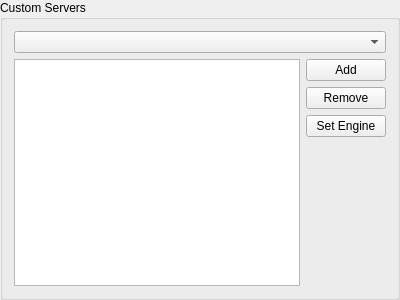
<?xml version="1.0" encoding="UTF-8"?>
<ui version="4.0">
 <class>CFGCustomServers</class>
 <widget class="QGroupBox" name="CFGCustomServers">
  <property name="geometry">
   <rect>
    <x>0</x>
    <y>0</y>
    <width>400</width>
    <height>300</height>
   </rect>
  </property>
  <property name="windowTitle">
   <string>GroupBox</string>
  </property>
  <property name="title">
   <string>Custom Servers</string>
  </property>
  <layout class="QVBoxLayout" name="verticalLayout_2">
   <item>
    <widget class="QComboBox" name="cboEngines"/>
   </item>
   <item>
    <layout class="QHBoxLayout" name="horizontalLayout">
     <item>
      <widget class="QTableView" name="tvServers">
       <property name="selectionBehavior">
        <enum>QAbstractItemView::SelectRows</enum>
       </property>
       <property name="horizontalScrollMode">
        <enum>QAbstractItemView::ScrollPerPixel</enum>
       </property>
      </widget>
     </item>
     <item>
      <layout class="QVBoxLayout" name="verticalLayout">
       <item>
        <widget class="QPushButton" name="btnAdd">
         <property name="toolTip">
          <string>&lt;!DOCTYPE HTML PUBLIC &quot;-//W3C//DTD HTML 4.0//EN&quot; &quot;http://www.w3.org/TR/REC-html40/strict.dtd&quot;&gt;
&lt;html&gt;&lt;head&gt;&lt;meta name=&quot;qrichtext&quot; content=&quot;1&quot; /&gt;&lt;style type=&quot;text/css&quot;&gt;
p, li { white-space: pre-wrap; }
&lt;/style&gt;&lt;/head&gt;&lt;body style=&quot; font-family:'MS Shell Dlg 2'; font-size:8.25pt; font-weight:400; font-style:normal;&quot;&gt;
&lt;p style=&quot; margin-top:0px; margin-bottom:0px; margin-left:0px; margin-right:0px; -qt-block-indent:0; text-indent:0px;&quot;&gt;&lt;span style=&quot; font-size:8pt;&quot;&gt;Adds a new entry to the list. To specify the address and port of the custom server double-click on the cells in the table. Domain names are supported.&lt;/span&gt;&lt;/p&gt;&lt;/body&gt;&lt;/html&gt;</string>
         </property>
         <property name="text">
          <string>Add</string>
         </property>
        </widget>
       </item>
       <item>
        <widget class="QPushButton" name="btnRemove">
         <property name="text">
          <string>Remove</string>
         </property>
        </widget>
       </item>
       <item>
        <widget class="QPushButton" name="btnSetEngine">
         <property name="toolTip">
          <string>Changes engine on selected servers.</string>
         </property>
         <property name="text">
          <string>Set Engine</string>
         </property>
        </widget>
       </item>
       <item>
        <spacer name="verticalSpacer">
         <property name="orientation">
          <enum>Qt::Vertical</enum>
         </property>
         <property name="sizeHint" stdset="0">
          <size>
           <width>20</width>
           <height>40</height>
          </size>
         </property>
        </spacer>
       </item>
      </layout>
     </item>
    </layout>
   </item>
  </layout>
 </widget>
 <resources/>
 <connections/>
</ui>
